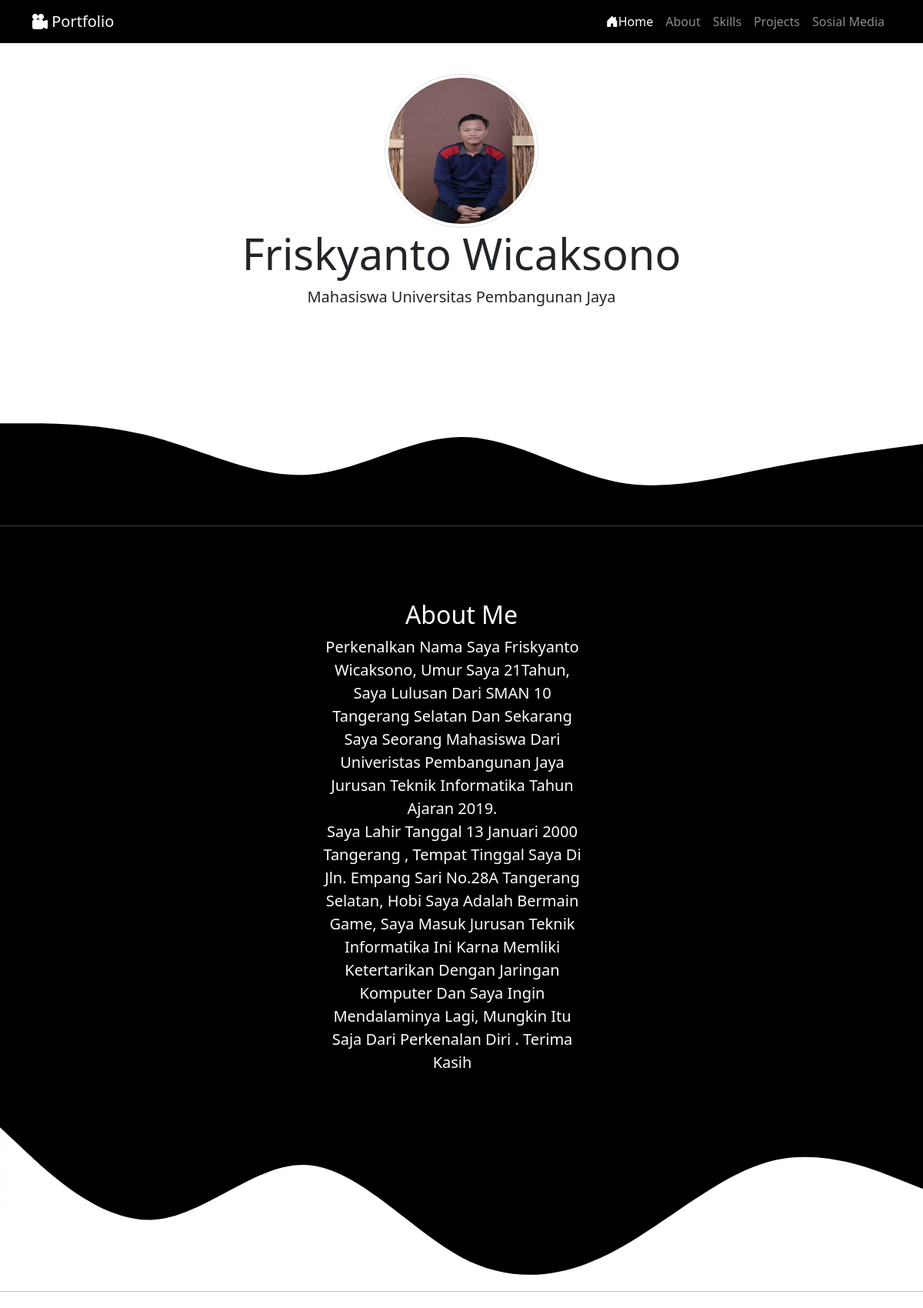
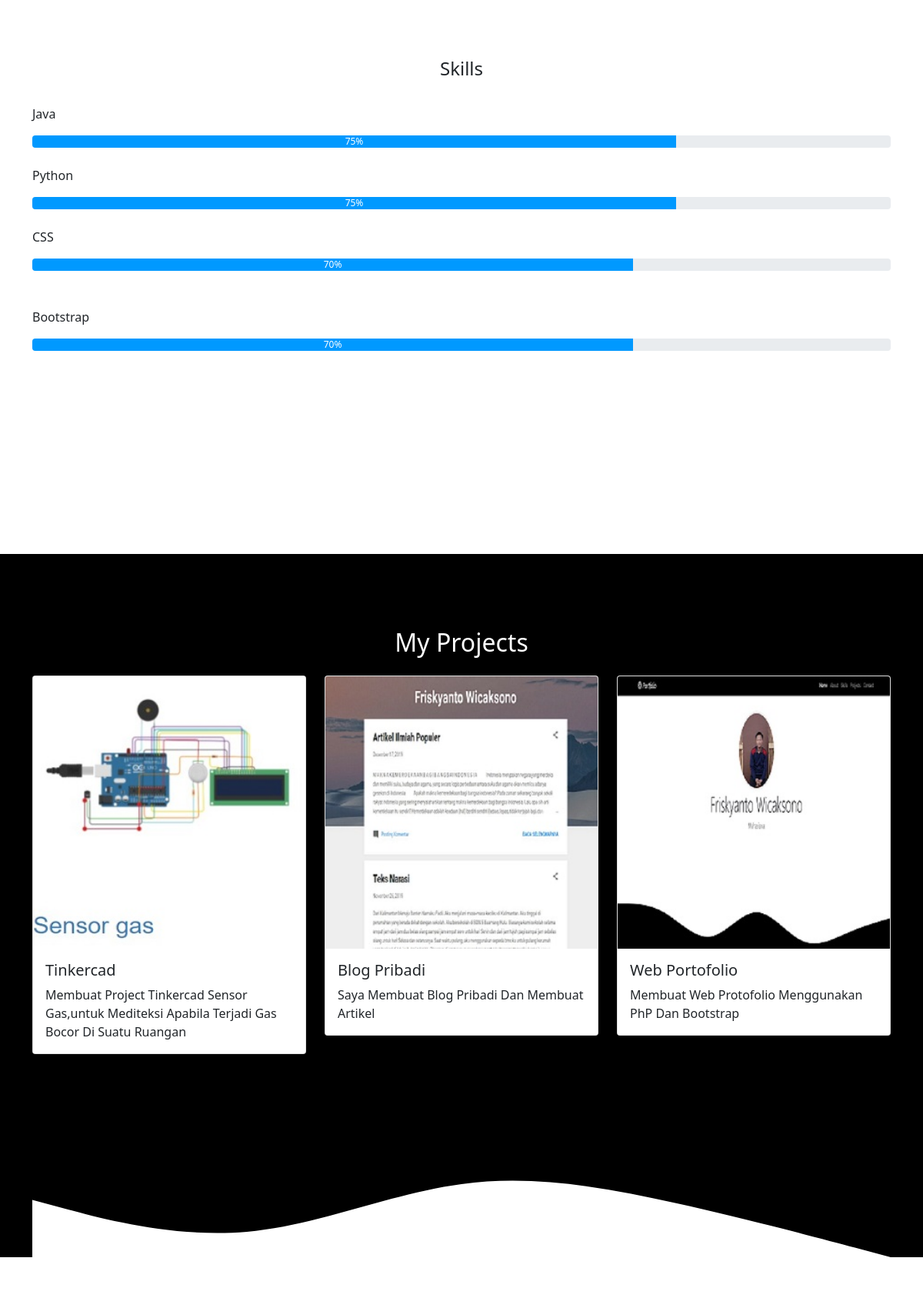
Screenshot of /Uts-Pemweb-portofolio/index.php (upper part) with the database file from the repository (2 pictures, top to bottom).
### tables this page shows
CREATE TABLE `konfigurasi` (
  `name` varchar(255) DEFAULT NULL,
  `status` varchar(255) DEFAULT NULL
);

CREATE TABLE `about` (
  `aboutme` longtext DEFAULT NULL,
  `aboutme2` longtext DEFAULT NULL
);

CREATE TABLE `skills` (
  `Java` varchar(50) DEFAULT NULL,
  `Python` varchar(50) DEFAULT NULL,
  `CSS` varchar(50) DEFAULT NULL,
  `Bootstrap` varchar(50) DEFAULT NULL
);

CREATE TABLE `project` (
  `projects1` longtext DEFAULT NULL,
  `projects2` longtext DEFAULT NULL,
  `projects3` longtext DEFAULT NULL
);

### Uts-Pemweb-portofolio/konfigurasigb.php (called while the page is built, shortened)
<?php
$servername = "localhost";
$username = "root";
$password = "";
$dbname = "portofolio";
$conn = mysqli_connect($servername, $username, $password, $dbname);
$sql = 'SELECT * FROM konfigurasi,about,skills,project';
$data = [];
$result = mysqli_query($conn, $sql);
if (mysqli_num_rows($result) > 0) {
 while($row = mysqli_fetch_assoc($result)) {
    $data[] = $row;
  }
} else {
  echo "0 results";
}
?>

### Uts-Pemweb-portofolio/index.php (the view, shortened to what this page needs)
<!doctype html>
<?php
require './konfigurasigb.php';
?>
<html lang="en">
<head>
  <link href="https://cdn.jsdelivr.net/npm/bootstrap@5.0.0-beta3/dist/css/bootstrap.min.css" rel="stylesheet">
  <link rel="stylesheet" href="https://cdn.jsdelivr.net/npm/bootstrap-icons@1.4.0/font/bootstrap-icons.css">
  <link rel="stylesheet" href="style.css">
  <link href="https://unpkg.com/aos@2.3.1/dist/aos.css" rel="stylesheet">
</head>
<body>
  <nav class="navbar fixed-top navbar-expand-lg navbar-dark shadow-sm" style="background-color: #000;">
    <div class="container">
      <a class="navbar-brand" href="#home"><i class="bi bi-camera-reels-fill"></i> Portfolio</i></a>
      <div class="collapse navbar-collapse" id="navbarNav">
        <ul class="navbar-nav ms-auto">
          <li class="nav-item">
            <a class="nav-link active" aria-current="page" href="index.php"><i class="bi bi-house-door-fill"></i>Home</a>
          </li>
          <li class="nav-item">
            <a class="nav-link" href="#about">About</a>
          </li>
          <li class="nav-item">
            <a class="nav-link" href="#skills">Skills</a>
          </li>
          <li class="nav-item">
            <a class="nav-link" href="#projects">Projects</a>
          </li>
          <li class="nav-item">
            <a class="nav-link" href="#sosial">Sosial Media</a>
          </li>
        </ul>
      </div>
    </div>
  </nav>
  <section class="jumbotron text-center fs-1 shadow">
    <div data-aos="fade-down">
      <img src="assets/img/kibul2.jpg" class="rounded-circle img-thumbnail" alt="conan" width="200px">
    </div>
    <div data-aos="fade-up"
      data-aos-delay="300">
      <h1 class="display-4"><?php echo ucwords($data[0]['name']);?></h1>
    </div>
    <div data-aos="fade-right">
      <p class="lead">
      <?php echo ucwords($data[0]['status']);?>
      </p>
    </div>
  </section>
  <section id="about">
    <div class="container">
      <div class="row text-center text-white mb-3">
        <div class="col">
          <div data-aos="fade-down">
            <h2>About Me</h2>
          </div>
        </div>
        <div class="row justify-content-center fs-5 text-center">
          <div class="col-md-4">
            <div data-aos="fade-right">
            <?php echo ucwords($data[0]['aboutme']);?>
            </div>
          </div>
        </div>
        <div class="row justify-content-center fs-5 text-center">
          <div class="col-md-4">
            <div data-aos="fade-left">
            <?php echo ucwords($data[0]['aboutme2']);?>
            </div>
          </div>
        </div>
      </div>
    </div>
</section>
<section id="skills">
  <div class="container">
      <div class="row text-center mb-3">
          <div class="col">
              <h4>Skills</h4>
              <br>
              <p style="text-align: left;"><?php echo ucwords($data[0]['Java']);?></p>
              <div class="progress">
                  <div class="progress-bar" role="progressbar" style="width: 75%; background-color: #0099ff;" aria-valuenow="75" aria-valuemin="0" aria-valuemax="100">75%</div>
              </div>
              <br>
              <p style="text-align: left;"><?php echo ucwords($data[0]['Python']);?></p>
              <div class="progress">
                  <div class="progress-bar" role="progressbar" style="width: 75%; background-color: #0099ff;" aria-valuenow="75" aria-valuemin="0" aria-valuemax="100">75%</div>
              </div>
              <br>
              <p style="text-align: left;"><?php echo ucwords($data[0]['CSS']);?></p>
              <div class="progress">
                  <div class="progress-bar" role="progressbar" style="width: 70%; background-color: #0099ff;" aria-valuenow="70" aria-valuemin="0" aria-valuemax="100">70%</div>
              </div>
              <br>
              <br>
              <p style="text-align: left;"><?php echo ucwords($data[0]['Bootstrap']);?></p>
              <div class="progress">
                  <div class="progress-bar" role="progressbar" style="width: 70%; background-color: #0099ff;" aria-valuenow="70" aria-valuemin="0" aria-valuemax="100">70%</div>
              </div>
</section>
             <section id="projects">
                <div class="container">
                  <div data-aos="fade-down"
                    data-aos-anchor-placement="top-center">
                   <div class="row text-center text-white mb-3">
                     <div class="col">
                       <h2>My Projects</h2>
                    </div>
                 </div>
              </div>
<div class="row justify-content-center">
<div class="col-md-4 mb-3">
<div data-aos="fade-right"
data-aos-anchor-placement="top-center">
<div class="card">
<img src="assets/img/thumbs/project1.jpg" class="card-img-top" alt="Project 1">
<div class="card-body">
<h5 class="card-title">Tinkercad</h5>
<p class="card-text">
<?php echo ucwords($data[0]['projects1']);?>
</p>
</div>
</div>
</div>
</div>
<div class="col-md-4 mb-3">
<div data-aos="fade-down"
data-aos-anchor-placement="top-center">
<div class="card">
<img src="assets/img/thumbs/project2.jpg" class="card-img-top" alt="Project 2">
<div class="card-body">
<h5 class="card-title">Blog Pribadi</h5>
<p class="card-text">
<?php echo ucwords($data[0]['projects2']);?>
</p>
</div>
</div>
</div>
</div>
<div class="col-md-4 mb-3">
<div data-aos="fade-left"
data-aos-anchor-placement="top-center">
<div class="card">
<img src="assets/img/thumbs/project3.jpg" class="card-img-top" alt="Project 3">
<div class="card-body">
<h5 class="card-title">Web Portofolio</h5>
<p class="card-text">
<?php echo ucwords($data[0]['projects3']);?>
</p>
  </div>
    </div>
      </div>
        </div>
</section>
  <section id="sosial">
</section>
</body>
</html>

### Uts-Pemweb-portofolio/style.css (style rules this page uses)
html { scroll-behavior: smooth; }
body { min-height: 3000px; }
.jumbotron { padding-top: 6rem; background-color: #fff; }
.jumbotron .display-4 { font-style: bold; }
#about { background-color: #000; }
#projects { background-color: #000; }
section { padding-top: 6rem; }

### rows the page displays
konfigurasi: name "Friskyanto Wicaksono", status "Mahasiswa Universitas Pembangunan Jaya", about.aboutme "Perkenalkan Nama Saya Friskyanto Wicaksono, Umur Saya 21Tahun, Saya Lulusan Dari SMAN 10 Tangerang Selatan Dan Sekarang Saya Seorang Mahasiswa Dari Univeristas Pembangunan Jaya Jurusan Teknik Informatika Tahun Ajaran 2019.", about.aboutme2 "Saya Lahir Tanggal 13 Januari 2000 Tangerang , Tempat Tinggal Saya Di Jln. Empang Sari No.28A Tangerang Selatan, Hobi Saya Adalah Bermain Game, Saya Masuk Jurusan Teknik Informatika Ini Karna Memliki Ketertarikan Dengan Jaringan Komputer Dan Saya Ingin Mendalaminya Lagi, Mungkin Itu Saja Dari Perkenalan Diri . Terima Kasih", skills.Java "Java", skills.Python "Python", skills.CSS "CSS", skills.Bootstrap "Bootstrap", project.projects1 "Membuat Project Tinkercad Sensor Gas,untuk Mediteksi Apabila Terjadi Gas Bocor Di Suatu Ruangan", project.projects2 "Saya Membuat Blog Pribadi Dan Membuat Artikel", project.projects3 "Membuat Web Protofolio Menggunakan PhP Dan Bootstrap"
